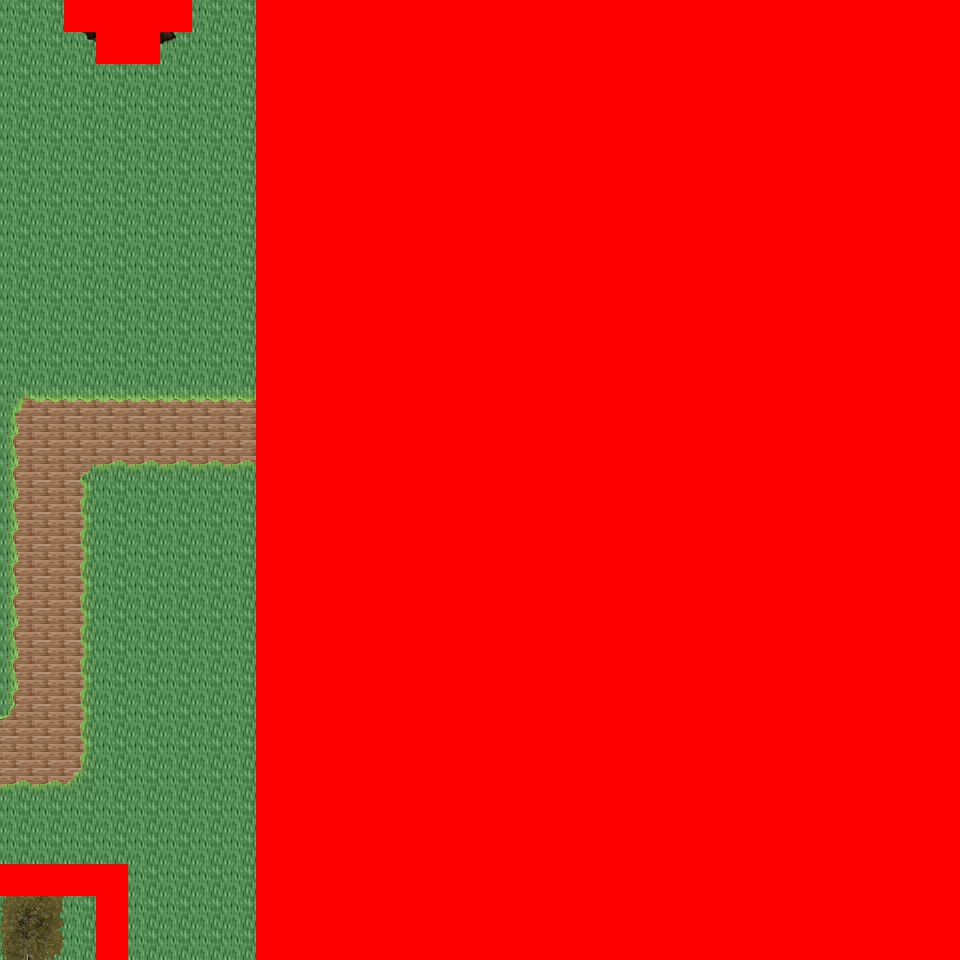

Below is a game level as drawn by its tile map, then a one-line description and the .tmx that defines it (tile-layer data replaced by summaries):
An orthogonal 30x30 tile map with 32x32 px tiles, 6 tile layers (Ground, Object, Object2, Above, ...), 35 tilesets and 6 objects (6x mapchange).

<map version="1.0" orientation="orthogonal" renderorder="right-down" width="30" height="30" tilewidth="32" tileheight="32" nextobjectid="7">
  <tileset firstgid="1" name="tileset_logic_collision" tilewidth="32" tileheight="32" tilecount="1" columns="1">
    <image source="../drawable/tileset_logic_collision.png" width="32" height="32" />
  </tileset>
  <tileset firstgid="2" name="tileset_ground_ground" tilewidth="32" tileheight="32" tilecount="33" columns="3">
    <image source="../drawable/tileset_ground_ground.png" width="96" height="352" />
  </tileset>
  <tileset firstgid="35" name="tileset_building_castle" tilewidth="32" tileheight="32" tilecount="320" columns="20">
    <image source="../drawable/tileset_building_castle.png" width="640" height="512" />
  </tileset>
  <tileset firstgid="355" name="tileset_item_weapon_cannon" tilewidth="32" tileheight="32" tilecount="12" columns="3">
    <image source="../drawable/tileset_item_weapon_cannon.png" width="96" height="128" />
  </tileset>
  <tileset firstgid="367" name="tileset_item_pot_barrels_1" tilewidth="32" tileheight="32" tilecount="8" columns="4">
    <image source="../drawable/tileset_item_pot_barrels_1.png" width="128" height="64" />
  </tileset>
  <tileset firstgid="375" name="tileset_plant_tree_tree_darkgreen" tilewidth="32" tileheight="32" tilecount="88" columns="8">
    <image source="../drawable/tileset_plant_tree_tree_darkgreen.png" width="256" height="352" />
  </tileset>
  <tileset firstgid="463" name="tileset_building_decoration_chimney_big" tilewidth="32" tileheight="32" tilecount="2" columns="1">
    <image source="../drawable/tileset_building_decoration_chimney_big.png" width="32" height="64" />
  </tileset>
  <tileset firstgid="465" name="tileset_building_door_door" tilewidth="32" tileheight="32" tilecount="6" columns="3">
    <image source="../drawable/tileset_building_door_door.png" width="96" height="64" />
  </tileset>
  <tileset firstgid="471" name="tileset_building_door_closed" tilewidth="32" tileheight="32" tilecount="1" columns="1">
    <image source="../drawable/tileset_building_door_closed.png" width="32" height="32" />
  </tileset>
  <tileset firstgid="472" name="tileset_building_window_window_centered" tilewidth="32" tileheight="32" tilecount="1" columns="1">
    <image source="../drawable/tileset_building_window_window_centered.png" width="32" height="32" />
  </tileset>
  <tileset firstgid="473" name="tileset_plant_bush_bushes" tilewidth="32" tileheight="32" tilecount="10" columns="5">
    <image source="../drawable/tileset_plant_bush_bushes.png" width="160" height="64" />
  </tileset>
  <tileset firstgid="483" name="tileset_furniture_sink_pale_brown_stone" tilewidth="32" tileheight="32" tilecount="4" columns="2">
    <image source="../drawable/tileset_furniture_sink_pale_brown_stone.png" width="64" height="64" />
  </tileset>
  <tileset firstgid="487" name="tileset_ground_grass_edges" tilewidth="32" tileheight="32" tilecount="36" columns="12">
    <image source="../drawable/tileset_ground_grass_edges.png" width="384" height="96" />
  </tileset>
  <tileset firstgid="523" name="tileset_ground_grass_corners" tilewidth="32" tileheight="32" tilecount="24" columns="6">
    <image source="../drawable/tileset_ground_grass_corners.png" width="192" height="128" />
  </tileset>
  <tileset firstgid="547" name="tileset_building_decoration_chimney" tilewidth="32" tileheight="32" tilecount="2" columns="1">
    <image source="../drawable/tileset_building_decoration_chimney.png" width="32" height="64" />
  </tileset>
  <tileset firstgid="549" name="tileset_plant_tree_taller_trees" tilewidth="32" tileheight="32" tilecount="32" columns="8">
    <image source="../drawable/tileset_plant_tree_taller_trees.png" width="256" height="128" />
  </tileset>
  <tileset firstgid="581" name="tileset_plant_vine" tilewidth="32" tileheight="32" tilecount="3" columns="1">
    <image source="../drawable/tileset_plant_vine.png" width="32" height="96" />
  </tileset>
  <tileset firstgid="584" name="tileset_logic_item_fruits" tilewidth="32" tileheight="32" tilecount="16" columns="8">
    <image source="../drawable/tileset_logic_item_fruits.png" width="256" height="64" />
  </tileset>
  <tileset firstgid="600" name="tileset_building_fence_fence_chunky" tilewidth="32" tileheight="32" tilecount="21" columns="3">
    <image source="../drawable/tileset_building_fence_fence_chunky.png" width="96" height="224" />
  </tileset>
  <tileset firstgid="621" name="tileset_furniture_light_lamp_blue" tilewidth="32" tileheight="32" tilecount="3" columns="1">
    <image source="../drawable/tileset_furniture_light_lamp_blue.png" width="32" height="96" />
  </tileset>
  <tileset firstgid="624" name="tileset_plant_flower_daisy_blue" tilewidth="32" tileheight="32" tilecount="8" columns="2">
    <image source="../drawable/tileset_plant_flower_daisy_blue.png" width="64" height="128" />
  </tileset>
  <tileset firstgid="632" name="tileset_plant_flower_daisy_red" tilewidth="32" tileheight="32" tilecount="8" columns="2">
    <image source="../drawable/tileset_plant_flower_daisy_red.png" width="64" height="128" />
  </tileset>
  <tileset firstgid="640" name="tileset_plant_flower_daisy_white" tilewidth="32" tileheight="32" tilecount="8" columns="2">
    <image source="../drawable/tileset_plant_flower_daisy_white.png" width="64" height="128" />
  </tileset>
  <tileset firstgid="648" name="tileset_plant_flower_daisy_yellow" tilewidth="32" tileheight="32" tilecount="8" columns="2">
    <image source="../drawable/tileset_plant_flower_daisy_yellow.png" width="64" height="128" />
  </tileset>
  <tileset firstgid="656" name="tileset_item_hen_nest" tilewidth="32" tileheight="32" tilecount="1" columns="1">
    <image source="../drawable/tileset_item_hen_nest.png" width="32" height="32" />
  </tileset>
  <tileset firstgid="657" name="tileset_logic_item_dairy" tilewidth="32" tileheight="32" tilecount="1" columns="1">
    <image source="../drawable/tileset_logic_item_dairy.png" width="32" height="32" />
  </tileset>
  <tileset firstgid="658" name="tileset_plant_flower_red_blue_clusters" tilewidth="32" tileheight="32" tilecount="4" columns="1">
    <image source="../drawable/tileset_plant_flower_red_blue_clusters.png" width="32" height="128" />
  </tileset>
  <tileset firstgid="662" name="tileset_plant_flower_pointed_yellow" tilewidth="32" tileheight="32" tilecount="2" columns="2">
    <image source="../drawable/tileset_plant_flower_pointed_yellow.png" width="64" height="32" />
  </tileset>
  <tileset firstgid="664" name="tileset_building_decoration_banner" tilewidth="32" tileheight="32" tilecount="12" columns="1">
    <image source="../drawable/tileset_building_decoration_banner.png" width="32" height="384" />
  </tileset>
  <tileset firstgid="676" name="tileset_building_cottage" tilewidth="32" tileheight="32" tilecount="256" columns="16">
    <image source="../drawable/tileset_building_cottage.png" width="512" height="512" />
  </tileset>
  <tileset firstgid="932" name="tileset_building_roof_thatched_roof" tilewidth="32" tileheight="32" tilecount="256" columns="16">
    <image source="../drawable/tileset_building_roof_thatched_roof.png" width="512" height="512" />
  </tileset>
  <tileset firstgid="1188" name="tileset_building_door_doors" tilewidth="32" tileheight="32" tilecount="256" columns="16">
    <image source="../drawable/tileset_building_door_doors.png" width="512" height="512" />
  </tileset>
  <tileset firstgid="1444" name="tileset_building_window_windows" tilewidth="32" tileheight="32" tilecount="256" columns="16">
    <image source="../drawable/tileset_building_window_windows.png" width="512" height="512" />
  </tileset>
  <tileset firstgid="1700" name="tileset_ground_ground_3" tilewidth="32" tileheight="32" tilecount="5" columns="5">
    <image source="../drawable/tileset_ground_ground_3.png" width="160" height="32" />
  </tileset>
  <tileset firstgid="1705" name="tileset_plant_bush_leafy" tilewidth="32" tileheight="32" tilecount="48" columns="8">
    <image source="../drawable/tileset_plant_bush_leafy.png" width="256" height="192" />
  </tileset>
  <layer name="Ground" width="30" height="30">
    <data>[900 cells, 900 non-empty, 2 distinct tile ids]</data>
  </layer>
  <layer name="Object" width="30" height="30">
    <data>[900 cells, 433 non-empty, 25 distinct tile ids]</data>
  </layer>
  <layer name="Object2" width="30" height="30">
    <data>[900 cells, 1 non-empty, 1 distinct tile ids]</data>
  </layer>
  <layer name="Above" width="30" height="30">
    <data>[900 cells, 583 non-empty, 23 distinct tile ids]</data>
  </layer>
  <layer name="Above2" width="30" height="30">
    <data>[900 cells, 0 non-empty, 0 distinct tile ids]</data>
  </layer>
  <layer name="Walkable" width="30" height="30">
    <data>[900 cells, 672 non-empty, 1 distinct tile ids]</data>
  </layer>
  <objectgroup name="MapEvents">
    <object id="1" name="north" type="mapchange" x="0" y="0" width="64" height="32">
      <properties>
        <property name="map" value="0_ados_mountain_n2_w2_x3_y1" />
        <property name="place" value="south" />
      </properties>
    </object>
    <object id="2" name="north2" type="mapchange" x="192" y="0" width="64" height="32">
      <properties>
        <property name="map" value="0_ados_mountain_n2_w2_x3_y1" />
        <property name="place" value="south2" />
      </properties>
    </object>
    <object id="3" name="south" type="mapchange" x="0" y="928" width="96" height="32">
      <properties>
        <property name="map" value="0_ados_mountain_n2_w2_x3_y3" />
        <property name="place" value="north" />
      </properties>
    </object>
    <object id="4" name="south2" type="mapchange" x="128" y="928" width="128" height="32">
      <properties>
        <property name="map" value="0_ados_mountain_n2_w2_x3_y3" />
        <property name="place" value="north2" />
      </properties>
    </object>
    <object id="5" name="west" type="mapchange" x="0" y="0" width="32" height="864">
      <properties>
        <property name="map" value="0_ados_mountain_n2_w2_x2_y2" />
        <property name="place" value="east" />
      </properties>
    </object>
    <object id="6" name="west2" type="mapchange" x="0" y="896" width="32" height="64">
      <properties>
        <property name="map" value="0_ados_mountain_n2_w2_x2_y2" />
        <property name="place" value="east2" />
      </properties>
    </object>
  </objectgroup>
</map>
